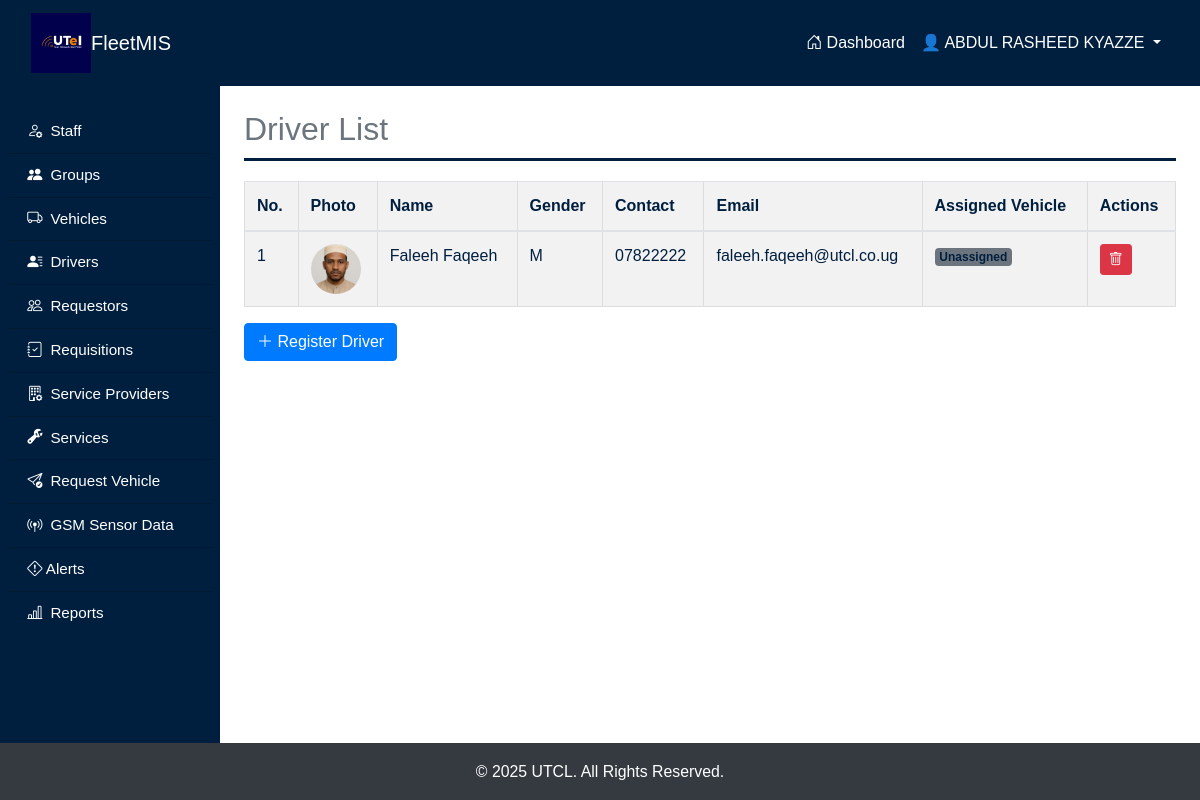
The app's page /drivers/ (signed in) with its own data.
### fleetApp/models.py (models this page shows, shortened)
class Driver(models.Model):
  GENDER_OPTION = [
    ("M", "Male"),
    ("F", "Female")
  ]
  user = models.OneToOneField(User, on_delete=models.CASCADE)
  driver_name = models.CharField(max_length=50)
  gender = models.CharField(max_length=2, choices=GENDER_OPTION)
  contact = models.CharField(max_length=20)
  email_address = models.EmailField()
  vehicle = models.ForeignKey(Vehicle, on_delete=models.SET_NULL, null=True)

class UserProfile(models.Model):
    GENDER_CHOICES = [
        ('M', 'Male'),
        ('F', 'Female'),
    ]
    user = models.OneToOneField(User, on_delete=models.CASCADE, related_name='userprofile')
    contact = models.CharField(max_length=15)
    gender = models.CharField(max_length=1, choices=GENDER_CHOICES)
    passport_photo = models.ImageField(upload_to='driver_photos/', null=True, blank=True)
    department = models.CharField(max_length=20, choices=Department.DEPARTMENT_LIST)

### fleetApp/views.py (the view)
# urls.py: path('drivers/', views.drivers_list, name='drivers'),
@login_required
def drivers_list(request):
    drivers = Driver.objects.select_related('user').all()
    for driver in drivers:
        if not driver.vehicle:
            driver.vehicle_plate = "Unassigned"
        else:
            driver.vehicle_plate = driver.vehicle.vehicle_plate
    form = DriverForm()
    context = {
        'drivers': drivers,
        'form': form
    }
    return render(request, 'fleetApp/driver/drivers.html', context)

### fleetApp/context_processors.py (called while the page is built)
def unread_alerts_count(request):
    if request.user.is_authenticated and request.user.groups.filter(name="FleetManagers").exists():
        count = Alert.objects.filter(priority_level="High").count()
        return {'unread_alerts_count': count}
    return {}

### fleetApp/templatetags/group_tags.py (called while the page is built)
@register.filter(name='has_group')
def has_group(user, group_name):
    return user.groups.filter(name=group_name).exists()

### fleetApp/templates/fleetApp/driver/drivers.html (shortened to what this page needs)
{% extends "main.html" %}
{% load crispy_forms_tags %}
{% load static %}
{% block content %}
<div class="page-containers">
    <h2 class="text-secondary">Driver List</h2>
<table class="table table-striped">
    <thead>
        <tr>
            <th>No.</th>
            <th>Photo</th>
            <th>Name</th>
            <th>Gender</th>
            <th>Contact</th>
            <th>Email</th>
            <th>Assigned Vehicle</th>
            <th>Actions</th>
        </tr>
    </thead>
    <tbody>
        {% for driver in drivers %}
        <tr>
            <td>{{ forloop.counter }}</td>
            <td>
                {% if driver.user.userprofile.passport_photo %}
                    <img src="{{ driver.user.userprofile.passport_photo.url }}" class="rounded-circle" width="50" height="50" alt="Driver Photo">
                {% else %}
                    <img src="{% static 'images/default-driver.jpeg' %}" class="rounded-circle" width="50" height="50" alt="Default Photo">
                {% endif %}
            </td>
            <td>{{ driver.driver_name }}</td>
            <td>{{ driver.gender }}</td>
            <td>{{ driver.contact }}</td>
            <td>{{ driver.email_address }}</td>
            <td>
                {% if driver.vehicle %}
                    {{ driver.vehicle.vehicle_plate }}
                {% else %}
                    <span class="badge bg-secondary">Unassigned</span>
                {% endif %}
            </td>
            <td>
                <div class="btn-group" role="group" aria-label="Driver Actions">
                    <a href="{% url 'delete_driver' driver.id %}" class="btn btn-sm btn-danger" onclick="return confirm('Are you sure you want to delete this Driver?');">
                        <i class="bi bi-trash"></i>
                    </a>
                </div>
            </td>
        </tr>
        {% endfor %}
    </tbody>
</table>
        <a href="" class="btn btn-primary" data-bs-toggle="modal" data-bs-target="#addDriverModal">
            <i class="bi bi-plus-lg"></i> Register Driver
        </a>
</div>
{% endblock %}

### fleetApp/templates/main.html (shortened to what this page needs)
<!DOCTYPE html>
<html lang="en">
<head>
    {% load group_tags %}
    {% load static %}
    <link href="https://cdn.jsdelivr.net/npm/bootstrap-icons/font/bootstrap-icons.css" rel="stylesheet">
    <link rel="stylesheet" href="{% static 'css/bootstrap.min.css' %}">
    <link rel="stylesheet" href="{% static 'css/styles.css' %}">
</head>
<body>
    <nav class="navbar navbar-expand-lg" style="background-color: #001f3f;">
        <div class="container-fluid">
            <a class="navbar-brand d-flex align-items-center gap-2 text-white fw-bold" href="#">
                <img src="{% static 'images/log.jpeg' %}" alt="Fleet Logo" class="logo-img">
                FleetMIS
            </a>
            <div class="collapse navbar-collapse justify-content-end" id="navbarNav">
                <ul class="navbar-nav">
                    {% if user.is_authenticated %}
                        <li class="nav-item">
                            <a class="nav-link text-white" href="{% url 'home' %}">
                                <i class="bi bi-house-door"></i> Dashboard
                            </a>
                        </li>
                        <li class="nav-item dropdown">
                            <a class="nav-link dropdown-toggle text-white" href="#" role="button" data-bs-toggle="dropdown">
                                👤 {{ user.get_full_name|default:user.username }}
                            </a>
                        </li>
                    {% endif %}
                </ul>
            </div>
        </div>
    </nav>
    <div class="wrapper">
        {% if user.is_authenticated %}
        <div id="sidebar-wrapper">
            <div class="list-group list-group-flush px-2 pt-4">
                {% if user|has_group:"Admins" %}
                    <a href="{% url 'staff_dashboard'%}" class="list-group-item list-group-item-action bg-transparent text-white sidebar-link">
                        <i class="bi bi-person-gear"></i> Staff
                    </a>
                    <a href="{% url 'group_list'%}" class="list-group-item list-group-item-action bg-transparent text-white sidebar-link">
                        <i class="bi bi-people-fill"></i> Groups
                    </a>
                    <a href="{% url 'vehicle' %}" class="list-group-item list-group-item-action bg-transparent text-white sidebar-link">
                        <i class="bi bi-truck"></i> Vehicles
                    </a>
                    <a href="{% url 'drivers' %}" class="list-group-item list-group-item-action bg-transparent text-white sidebar-link">
                        <i class="bi bi-person-lines-fill"></i> Drivers
                    </a>
                    <a href="{% url 'requestor_list' %}" class="list-group-item list-group-item-action bg-transparent text-white sidebar-link">
                        <i class="bi bi-people"></i> Requestors
                    </a>
                    <a href="{% url 'requisitions' %}" class="list-group-item list-group-item-action bg-transparent text-white sidebar-link">
                        <i class="bi bi-journal-check"></i> Requisitions
                    </a>
                    <a href="{% url 'service_provider_list' %}" class="list-group-item list-group-item-action bg-transparent text-white sidebar-link">
                        <i class="bi bi-building-gear"></i> Service Providers
                    </a>
                    <a href="{% url 'service_list' %}" class="list-group-item list-group-item-action bg-transparent text-white sidebar-link">
                        <i class="bi bi-wrench-adjustable"></i> Services
                    </a>
                    <a href="{% url 'add_request' %}" class="list-group-item list-group-item-action bg-transparent text-white sidebar-link">
                        <i class="bi bi-send-check"></i> Request Vehicle
                    </a>
                    <a href="{% url 'gsm_data_list' %}" class="list-group-item list-group-item-action bg-transparent text-white sidebar-link">
                        <i class="bi bi-broadcast-pin"></i> GSM Sensor Data
                    </a>
                    <a href="{% url 'alert_list' %}" class="list-group-item list-group-item-action bg-transparent text-white sidebar-link d-flex justify-content-between align-items-center">
                        <span><i class="bi bi-exclamation-diamond"></i> Alerts</span>
                    </a>
                    <a href="{% url 'request_summary' %}" class="list-group-item list-group-item-action bg-transparent text-white sidebar-link">
                        <i class="bi bi-bar-chart-line"></i> Reports
                    </a>
                {% elif user|has_group:"FleetUsers" %}
                    <a href="{% url 'add_request' %}" class="list-group-item list-group-item-action bg-transparent text-white sidebar-link">
                        <i class="bi bi-send-check"></i> Request Vehicle
                    </a>
                {% endif %}
            </div>
        </div>
        {% endif %}
        <main class="main-content scrollable-content">
            {% block content %}{% endblock %}
        </main>
    </div>
    <footer class="bg-dark text-white text-center py-3 mt-auto">
        <p class="mb-0">&copy; 2025 UTCL. All Rights Reserved.</p>
    </footer>
</body>
</html>

### fleetApp/static/css/styles.css (style rules this page uses)
body { margin: 0; padding: 0; font-family: Arial, sans-serif; color: #001f3f; background-color: #fff; height: 100vh; overflow: hidden; display: flex; flex-direction: column; }
.wrapper { display: flex; flex: 1; overflow: hidden; height: 100%; }
#sidebar-wrapper { width: 220px; background-color: #001f3f; color: white; height: 100vh; overflow-y: auto; position: relative; flex-shrink: 0; z-index: 100; }
.sidebar-link { color: white !important; padding: 10px 1.2rem; display: flex; align-items: center; font-size: 0.95rem; gap: 0.5rem; }
.navbar { z-index: 1000; }
.main-content { flex-grow: 1; overflow-y: auto; padding: 1.5rem; background-color: #fff; max-height: calc(100vh - 60px); overflow-y: auto; max-height: calc(100vh - 60px); }
footer { background-color: #001f3f; color: #fff; text-align: center; padding: 12px; font-size: 0.9rem; flex-shrink: 0; }
.logo-img { height: 60px; width: auto; object-fit: contain; }
table { width: 100%; border-collapse: collapse; margin-top: 20px; }
table, th, td { border: 1px solid #ddd; }
th, td { padding: 8px; text-align: left; }
th { background-color: #f2f2f2; }
.scrollable-content { overflow-y: auto; max-height: calc(100vh - 60px); }
body { scrollbar-width: thin; scrollbar-color: #888 #f1f1f1; }
h2 { font-size: 2em; color: #FF851B; border-bottom: 3px solid #001f3f; padding-bottom: 10px; margin-bottom: 20px; }
p { font-size: 1.1em; line-height: 1.6; margin-bottom: 20px; }

### records on screen
Driver: user.userprofile.passport_photo (picture), driver_name "Faleeh Faqeeh", gender "M", contact "07822222", email_address "faleeh.faqeeh@utcl.co.ug", shows "Unassigned"

### other values on screen
{{ user.get_full_name|default:user.username }} "ABDUL RASHEED KYAZZE"
